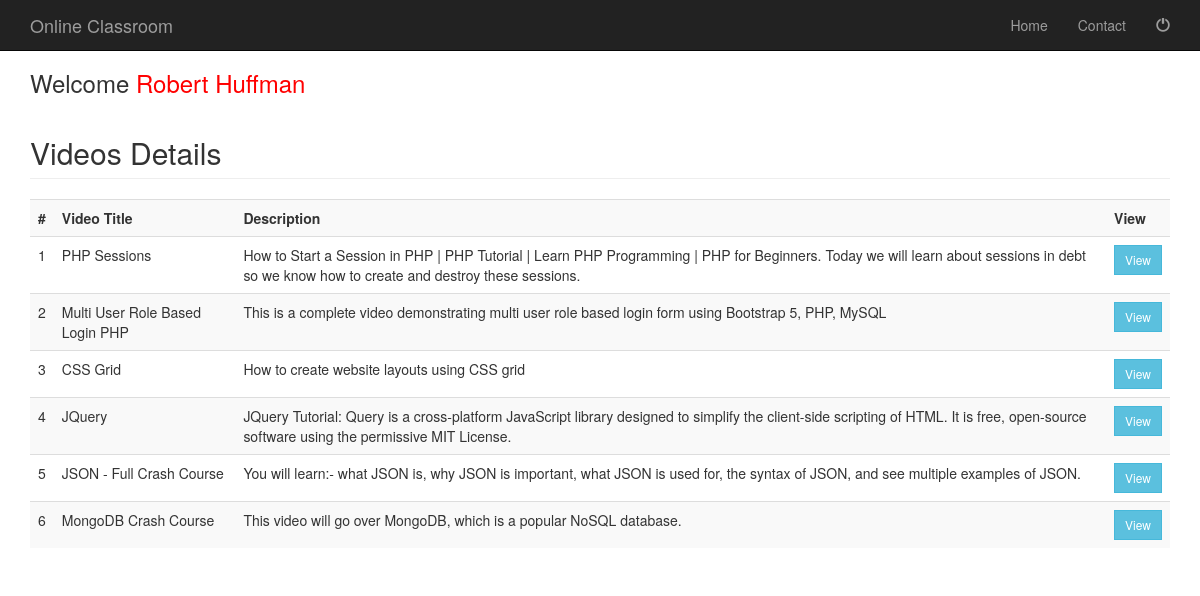
The app's page /viewvideos.php (signed in) with its own data.
### tables this page shows
CREATE TABLE `video` (
  `V_id` int(10) NOT NULL,
  `V_Title` varchar(50) NOT NULL,
  `V_Url` longtext NOT NULL,
  `V_Remarks` longtext NOT NULL
);

### viewvideos.php (the view, shortened to what this page needs)
<?php
$userfname = $_SESSION[ "fname" ];
$userlname = $_SESSION[ "lname" ];
?>
<?php include('studenthead.php'); ?>
<div class="container">
	<div class="row">
		<div class="col-md-12">
			<h3> Welcome <a href="welcomestudent.php" <?php echo "<span style='color:red'>".				$userfname." ".$userlname."</span>";?> </a></h3>
		<?php
			include('database.php');
			$sql="SELECT * FROM video";
			$rs=mysqli_query($connect,$sql);
			echo "<h2 class='page-header'>Videos Details</h2>";
			echo "<table class='table table-striped table-hover' style='width:100%'>
			<tr>
				<th>#</th>
				<th>Video Title</th>
				<th>Description</th>
				<th>View</th>
			</tr>";
			$count=1;
			while($row=mysqli_fetch_array($rs))
			{
			?>
		<tr>
			<td>
				<?PHP echo $count;?>
			</td>
			<td>
				<?PHP echo $row['V_Title'];?>
			</td>
			<td>
				<?PHP echo $row['V_Remarks'];?>
			</td>
			<td><a href="viewvideos2.php?viewid=<?php echo $row['V_id']; ?>"> <input type="button" Value="View" style="border-radius:0%"  class="btn btn-info btn-sm"  data-toggle="modal" data-target="#myModal"></a>
			</td>
		</tr>
		<?php
		$count++;}
		?>
		</table>
	</div>
	</div>
	<?php include('allfoot.php');  ?>

### css/modern-business.css (style rules this page uses)
html, body { height: 100%; }
body { padding-top: 50px; }

### records on screen
video: V_Title "PHP Sessions", V_Remarks "How to Start a Session in PHP | PHP Tutorial | Learn PHP Programming | PHP for Beginners. Today we will learn about sessions in debt so we know how to create and destroy these sessions."
video: V_Title "Multi User Role Based Login PHP", V_Remarks "This is a complete video demonstrating multi user role based login form using Bootstrap 5, PHP, MySQL"
video: V_Title "CSS Grid", V_Remarks "How to create website layouts using CSS grid"
video: V_Title "JQuery", V_Remarks "JQuery Tutorial: Query is a cross-platform JavaScript library designed to simplify the client-side scripting of HTML. It is free, open-source software using the permissive MIT License."
video: V_Title "JSON - Full Crash Course", V_Remarks "You will learn:- what JSON is, why JSON is important, what JSON is used for, the syntax of JSON, and see multiple examples of JSON."
video: V_Title "MongoDB Crash Course", V_Remarks "This video will go over MongoDB, which is a popular NoSQL database."

### other values on screen
$userfname "Robert"
$userlname "Huffman"
